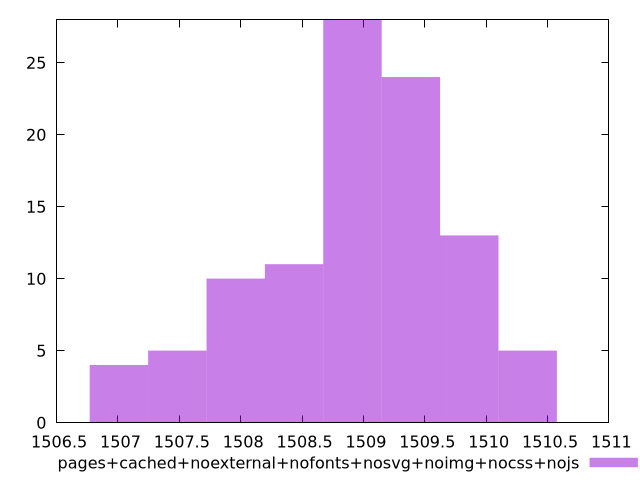

This chart was generated by the following gnuplot code:
$_pagesCachedNoexternalNofontsNosvgNoimgNocssNojs <<EOF
1509.3867460912043 24
1507.95920503248 10
1508.9108990716295 28
1507.0075109933302 4
1507.483358012905 5
1510.3384401303538 5
1508.4350520520547 11
1509.862593110779 13
EOF
set key outside below
set terminal pngcairo
set output "report_00006_2020-11-02T20-21-41.718Z/first-meaningful-paint/pages+cached+noexternal+nofonts+nosvg+noimg+nocss+nojs//raw_hist.png"
set yrange [0:28]
set boxwidth 0.47584701957478065
set style fill transparent solid 0.5 noborder
plot $_pagesCachedNoexternalNofontsNosvgNoimgNocssNojs title "pages+cached+noexternal+nofonts+nosvg+noimg+nocss+nojs" with boxes ,
